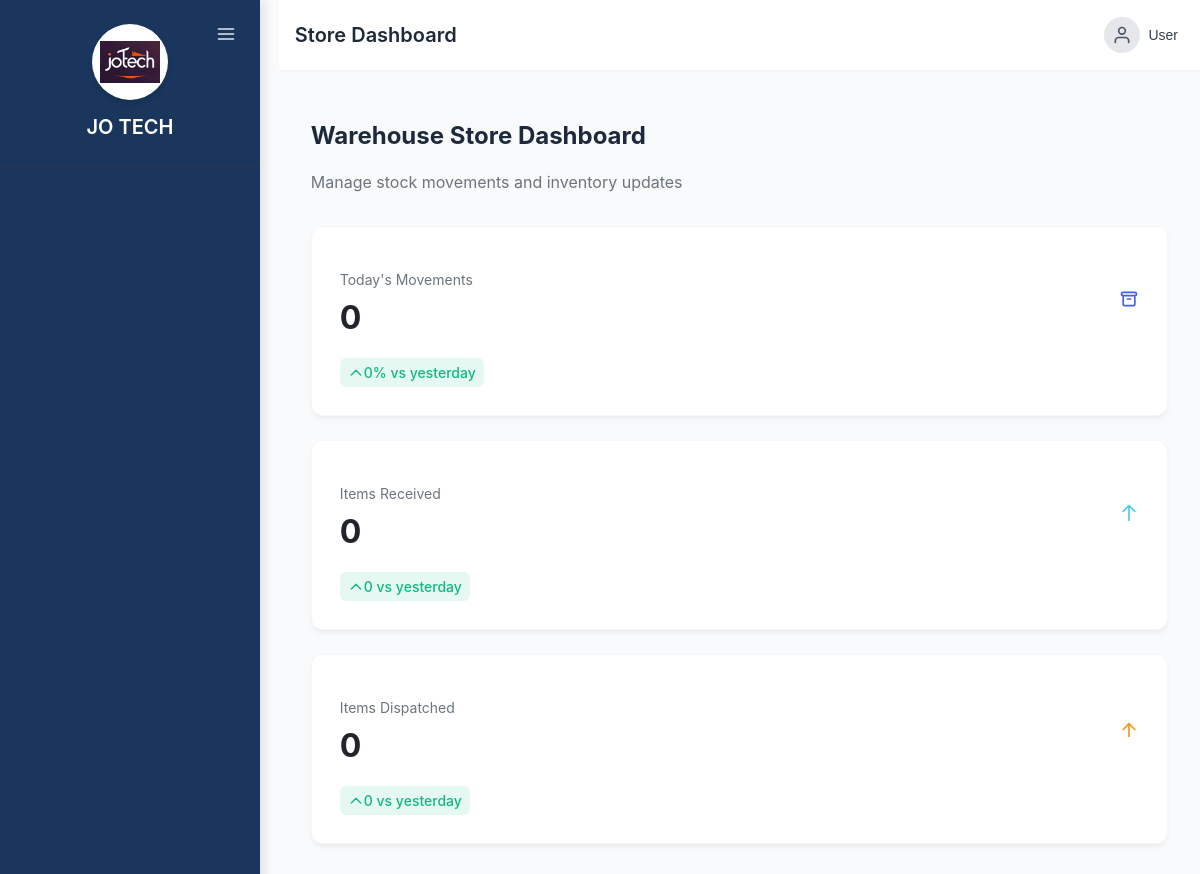
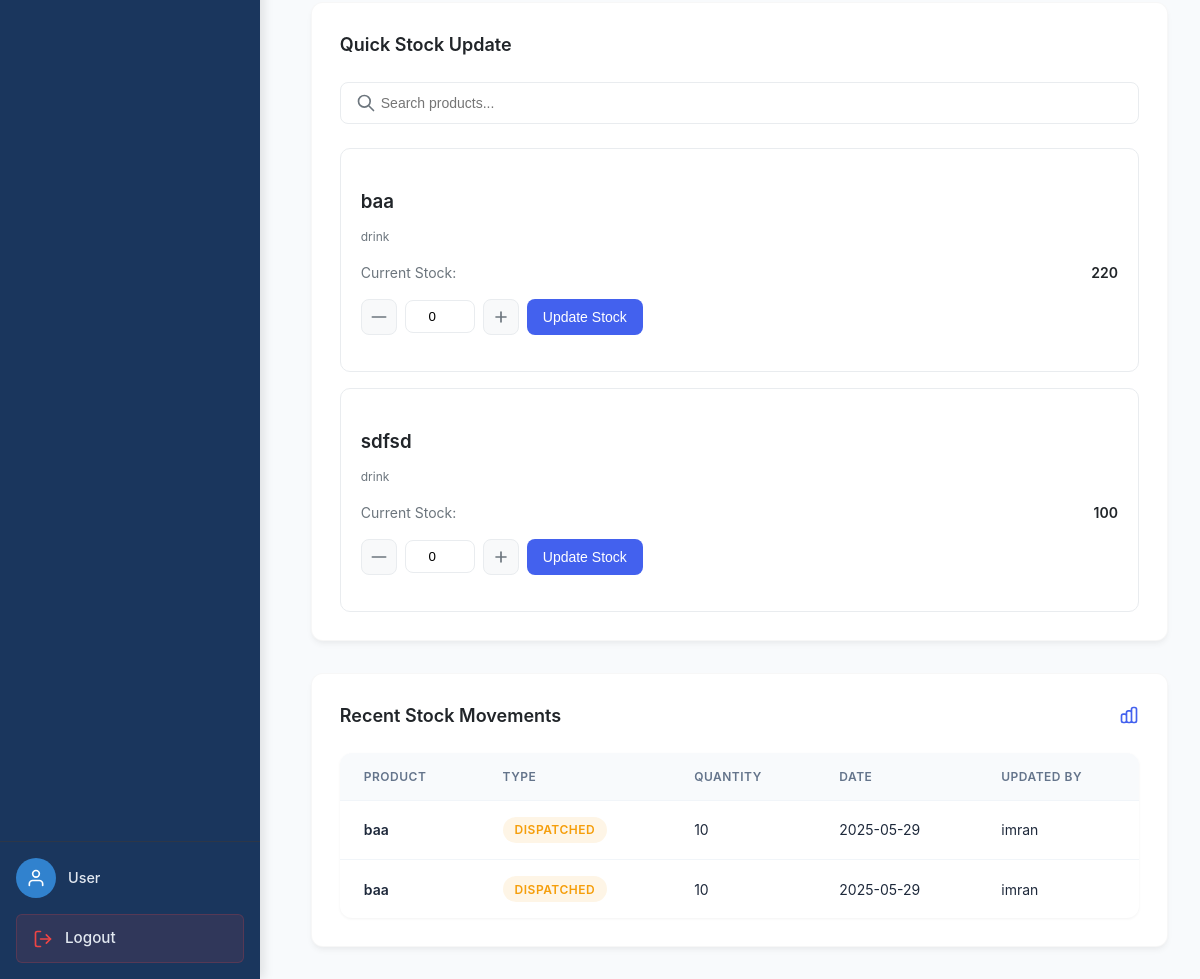
The app's page /StoreDashboard.php with its own data (2 pictures, top to bottom).
### tables this page shows
CREATE TABLE `products` (
  `product_id` int(11) NOT NULL,
  `product_name` varchar(255) NOT NULL,
  `category_id` int(100) NOT NULL,
  `quantity` decimal(65,0) NOT NULL,
  `minimum_stock` int(100) NOT NULL,
  `created_at` timestamp NOT NULL DEFAULT current_timestamp() ON UPDATE current_timestamp(),
  `price` decimal(10,2) DEFAULT 0.00
);

CREATE TABLE `categories` (
  `category_id` int(11) NOT NULL,
  `category_name` varchar(255) NOT NULL,
  `created_at` int(11) NOT NULL
);

CREATE TABLE `stock_update` (
  `update_id` int(11) NOT NULL,
  `update_type` varchar(100) NOT NULL,
  `product_id` int(100) NOT NULL,
  `quantity` int(255) NOT NULL,
  `user_id` int(100) NOT NULL,
  `created_at` timestamp NOT NULL DEFAULT current_timestamp() ON UPDATE current_timestamp()
);

CREATE TABLE `users` (
  `user_id` int(11) NOT NULL,
  `user_name` varchar(100) NOT NULL,
  `email` varchar(100) NOT NULL,
  `password` varchar(255) NOT NULL,
  `phone` varchar(50) NOT NULL,
  `role` varchar(100) NOT NULL,
  `created_at` timestamp NOT NULL DEFAULT current_timestamp() ON UPDATE current_timestamp()
);

### StoreDashboard.php (the view, shortened to what this page needs)
<?php
require_once 'config.php';
$todayMovements = 0;
try {
    $today = date('Y-m-d');
    $yesterday = date('Y-m-d', strtotime('-1 day'));
    $stmt = $conn->prepare("SELECT COUNT(*) FROM stock_update WHERE DATE(created_at) = ?");
    $stmt->bind_param("s", $today);
    $stmt->execute();
    $todayMovements = $stmt->get_result()->fetch_row()[0];
    $stmt = $conn->prepare("SELECT COUNT(*) FROM stock_update WHERE DATE(created_at) = ?");
    $stmt->bind_param("s", $yesterday);
    $stmt->execute();
    $yesterdayMovements = $stmt->get_result()->fetch_row()[0];
    $movementPercentage = $yesterdayMovements > 0 ?
        round((($todayMovements - $yesterdayMovements) / $yesterdayMovements)) * 100 : 0;
} catch (Exception $e) {
    error_log("Error getting movement stats: " . $e->getMessage());
}
$itemsReceived = 0;
$itemsDispatched = 0;
$yesterdayReceived = 0;
$yesterdayDispatched = 0;
try {
    $stmt = $conn->prepare("SELECT SUM(quantity) FROM stock_update WHERE update_type = 'in' AND DATE(created_at) = ?");
    $stmt->bind_param("s", $today);
    $stmt->execute();
    $itemsReceived = $stmt->get_result()->fetch_row()[0] ?? 0;
    $stmt = $conn->prepare("SELECT SUM(quantity) FROM stock_update WHERE update_type = 'out' AND DATE(created_at) = ?");
    $stmt->bind_param("s", $today);
    $stmt->execute();
    $itemsDispatched = $stmt->get_result()->fetch_row()[0] ?? 0;
    $stmt = $conn->prepare("SELECT SUM(quantity) FROM stock_update WHERE update_type = 'in' AND DATE(created_at) = ?");
    $stmt->bind_param("s", $yesterday);
    $stmt->execute();
    $yesterdayReceived = $stmt->get_result()->fetch_row()[0] ?? 0;
    $stmt = $conn->prepare("SELECT SUM(quantity) FROM stock_update WHERE update_type = 'out' AND DATE(created_at) = ?");
    $stmt->bind_param("s", $yesterday);
    $stmt->execute();
    $yesterdayDispatched = $stmt->get_result()->fetch_row()[0] ?? 0;
} catch (Exception $e) {
    error_log("Error getting received/dispatched stats: " . $e->getMessage());
}
$products = [];
try {
    $stmt = $conn->prepare("SELECT p.product_id, p.product_name, p.quantity, c.category_name
                          FROM products p
                          JOIN categories c ON p.category_id = c.category_id
                          ORDER BY p.product_name");
    $stmt->execute();
    $result = $stmt->get_result();
    $products = $result->fetch_all(MYSQLI_ASSOC);
} catch (Exception $e) {
    error_log("Error getting products: " . $e->getMessage());
}
$recentMovements = [];
try {
    $stmt = $conn->prepare("SELECT su.update_id, p.product_name, su.update_type, su.quantity,
                          DATE_FORMAT(su.created_at, '%Y-%m-%d') as date, u.user_name
                          FROM stock_update su
                          JOIN products p ON su.product_id = p.product_id
                          JOIN users u ON su.user_id = u.user_id
                          ORDER BY su.created_at DESC
                          LIMIT 5");
    $stmt->execute();
    $result = $stmt->get_result();
    $recentMovements = $result->fetch_all(MYSQLI_ASSOC);
} catch (Exception $e) {
    error_log("Error getting recent movements: " . $e->getMessage());
}
?>
<!DOCTYPE html>
<html lang="en">
<head>
</head>
<body class="dashboard-container">
    <?php include 'sidebar.php'; ?>
    <div class="main-content">
        <?php include 'header.php'; ?>
        <main class="content-area">
            <div class="mb-8">
                <h1 class="text-2xl font-bold">Warehouse Store Dashboard</h1>
                <p class="text-gray-500">Manage stock movements and inventory updates</p>
            </div>
            <div class="grid grid-cols-1 md:grid-cols-3 gap-6 mb-8">
                <div class="card">
                    <div class="flex items-center justify-between mb-4">
                        <div>
                            <p class="stat-label">Today's Movements</p>
                            <div class="stat-number"><?= $todayMovements ?></div>
                        </div>
                        <div class="p-3 rounded-full bg-blue-50 text-blue-500">
                            <svg class="icon" fill="none" stroke="currentColor" viewBox="0 0 24 24">
                                <path stroke-linecap="round" stroke-linejoin="round" stroke-width="2" d="M5 8h14M5 8a2 2 0 110-4h14a2 2 0 110 4M5 8v10a2 2 0 002 2h10a2 2 0 002-2V8m-9 4h4"></path>
                            </svg>
                        </div>
                    </div>
                    <div class="stat-change <?= $movementPercentage >= 0 ? 'positive' : 'negative' ?>">
                        <?php if ($movementPercentage >= 0): ?>
                            <svg class="icon-sm mr-1" fill="none" stroke="currentColor" viewBox="0 0 24 24">
                                <path stroke-linecap="round" stroke-linejoin="round" stroke-width="2" d="M5 15l7-7 7 7"></path>
                            </svg>
                        <?php else: ?>
                            <svg class="icon-sm mr-1" fill="none" stroke="currentColor" viewBox="0 0 24 24">
                                <path stroke-linecap="round" stroke-linejoin="round" stroke-width="2" d="M19 9l-7 7-7-7"></path>
                            </svg>
                        <?php endif; ?>
                        <span><?= abs($movementPercentage) ?>% vs yesterday</span>
                    </div>
                </div>
                <div class="card">
                    <div class="flex items-center justify-between mb-4">
                        <div>
                            <p class="stat-label">Items Received</p>
                            <div class="stat-number"><?= $itemsReceived ?></div>
                        </div>
                        <div class="p-3 rounded-full bg-green-50 text-green-500">
                            <svg class="icon" fill="none" stroke="currentColor" viewBox="0 0 24 24">
                                <path stroke-linecap="round" stroke-linejoin="round" stroke-width="2" d="M5 10l7-7m0 0l7 7m-7-7v18"></path>
                            </svg>
                        </div>
                    </div>
                    <div class="stat-change <?= $itemsReceived >= $yesterdayReceived ? 'positive' : 'negative' ?>">
                        <?php if ($itemsReceived >= $yesterdayReceived): ?>
                            <svg class="icon-sm mr-1" fill="none" stroke="currentColor" viewBox="0 0 24 24">
                                <path stroke-linecap="round" stroke-linejoin="round" stroke-width="2" d="M5 15l7-7 7 7"></path>
                            </svg>
                        <?php else: ?>
                            <svg class="icon-sm mr-1" fill="none" stroke="currentColor" viewBox="0 0 24 24">
                                <path stroke-linecap="round" stroke-linejoin="round" stroke-width="2" d="M19 9l-7 7-7-7"></path>
                            </svg>
                        <?php endif; ?>
                        <span><?= abs($itemsReceived - $yesterdayReceived) ?> vs yesterday</span>
                    </div>
                </div>
                <div class="card">
                    <div class="flex items-center justify-between mb-4">
                        <div>
                            <p class="stat-label">Items Dispatched</p>
                            <div class="stat-number"><?= $itemsDispatched ?></div>
                        </div>
                        <div class="p-3 rounded-full bg-orange-50 text-orange-500">
                            <svg class="icon" fill="none" stroke="currentColor" viewBox="0 0 24 24">
                                <path stroke-linecap="round" stroke-linejoin="round" stroke-width="2" d="M5 15l7-7m0 0l7 7m-7-7v18"></path>
                            </svg>
                        </div>
                    </div>
                    <div class="stat-change <?= $itemsDispatched >= $yesterdayDispatched ? 'positive' : 'negative' ?>">
                        <?php if ($itemsDispatched >= $yesterdayDispatched): ?>
                            <svg class="icon-sm mr-1" fill="none" stroke="currentColor" viewBox="0 0 24 24">
                                <path stroke-linecap="round" stroke-linejoin="round" stroke-width="2" d="M5 15l7-7 7 7"></path>
                            </svg>
                        <?php else: ?>
                            <svg class="icon-sm mr-1" fill="none" stroke="currentColor" viewBox="0 0 24 24">
                                <path stroke-linecap="round" stroke-linejoin="round" stroke-width="2" d="M19 9l-7 7-7-7"></path>
                            </svg>
                        <?php endif; ?>
                        <span><?= abs($itemsDispatched - $yesterdayDispatched) ?> vs yesterday</span>
                    </div>
                </div>
            </div>
  <div class="card mb-8">
    <div class="card-header">
        <h2 class="card-title">Quick Stock Update</h2>
    </div>
    <div class="search-container">
        <div class="search-icon">
            <svg class="icon" fill="none" stroke="currentColor" viewBox="0 0 24 24">
                <path stroke-linecap="round" stroke-linejoin="round" stroke-width="2" d="M21 21l-6-6m2-5a7 7 0 11-14 0 7 7 0 0114 0z"></path>
            </svg>
        </div>
        <input type="text" id="productSearch" class="search-input" placeholder="Search products...">
    </div>
    <div class="grid grid-cols-1 md:grid-cols-2 lg:grid-cols-3 gap-4" id="productList">
        <?php foreach ($products as $product): ?>
        <div class="product-card">
            <h3 class="product-name"><?= htmlspecialchars($product['product_name']) ?></h3>
            <p class="product-category"><?= htmlspecialchars($product['category_name']) ?></p>
            <div class="product-stock">
                <span class="stock-label">Current Stock:</span>
                <span class="stock-value"><?= $product['quantity'] ?></span>
            </div>
            <form method="POST" class="input-group">
                <button type="button" class="btn-icon decrement-btn" onclick="adjustQuantity('<?= $product['product_id'] ?>', -1)">
                    <svg class="icon" fill="none" stroke="currentColor" viewBox="0 0 24 24">
                        <path stroke-linecap="round" stroke-linejoin="round" stroke-width="2" d="M20 12H4"></path>
                    </svg>
                </button>
                <input type="number" name="quantity" id="quantity_<?= $product['product_id'] ?>" class="input-number" value="0" min="-<?= $product['quantity'] ?>">
                <button type="button" class="btn-icon increment-btn" onclick="adjustQuantity('<?= $product['product_id'] ?>', 1)">
                    <svg class="icon" fill="none" stroke="currentColor" viewBox="0 0 24 24">
                        <path stroke-linecap="round" stroke-linejoin="round" stroke-width="2" d="M12 6v6m0 0v6m0-6h6m-6 0H6"></path>
                    </svg>
                </button>
                <button type="submit" name="update_stock" class="btn btn-primary flex-1">
                    Update Stock
                </button>
            </form>
        </div>
        <?php endforeach; ?>
    </div>
</div>
            <div class="card">
                <div class="card-header">
                    <h2 class="card-title">Recent Stock Movements</h2>
                    <div class="p-2 rounded-lg bg-blue-50 text-blue-500">
                    </div>
                </div>
                <table>
                    <thead>
                        <tr>
                            <th>Product</th>
                            <th>Type</th>
                            <th>Quantity</th>
                            <th>Date</th>
                            <th>Updated By</th>
                        </tr>
                    </thead>
                    <tbody>
                        <?php foreach ($recentMovements as $movement): ?>
                        <tr>
                            <td class="font-semibold"><?= htmlspecialchars($movement['product_name']) ?></td>
                            <td>
                                <span class="badge <?= $movement['update_type'] === 'in' ? 'badge-success' : 'badge-warning' ?>">
                                    <?= $movement['update_type'] === 'in' ? 'Received' : 'Dispatched' ?>
                                </span>
                            </td>
                            <td><?= $movement['quantity'] ?></td>
                            <td><?= $movement['date'] ?></td>
                            <td><?= htmlspecialchars($movement['user_name']) ?></td>
                        </tr>
                        <?php endforeach; ?>
                    </tbody>
                </table>
            </div>
        </main>
    </div>
</body>
</html>

### records on screen
products: product_name "baa", category.category_name "drink", quantity "220", quantity "0"
products: product_name "sdfsd", category.category_name "drink", quantity "100"
stock_update: product.product_name "baa", update_type "DISPATCHED", quantity "10", date "2025-05-29", user.user_name "imran"
stock_update: product.product_name "baa", update_type "DISPATCHED", quantity "10", date "2025-05-29", user.user_name "imran"

### other values on screen
$_SESSION['user']['name'] "User"
$title "Store Dashboard"
$username "User"
$todayMovements "0"
abs($movementPercentage) "0"
$itemsReceived "0"
abs($itemsReceived - $yesterdayReceived) "0"
$itemsDispatched "0"
abs($itemsDispatched - $yesterdayDispatched) "0"
